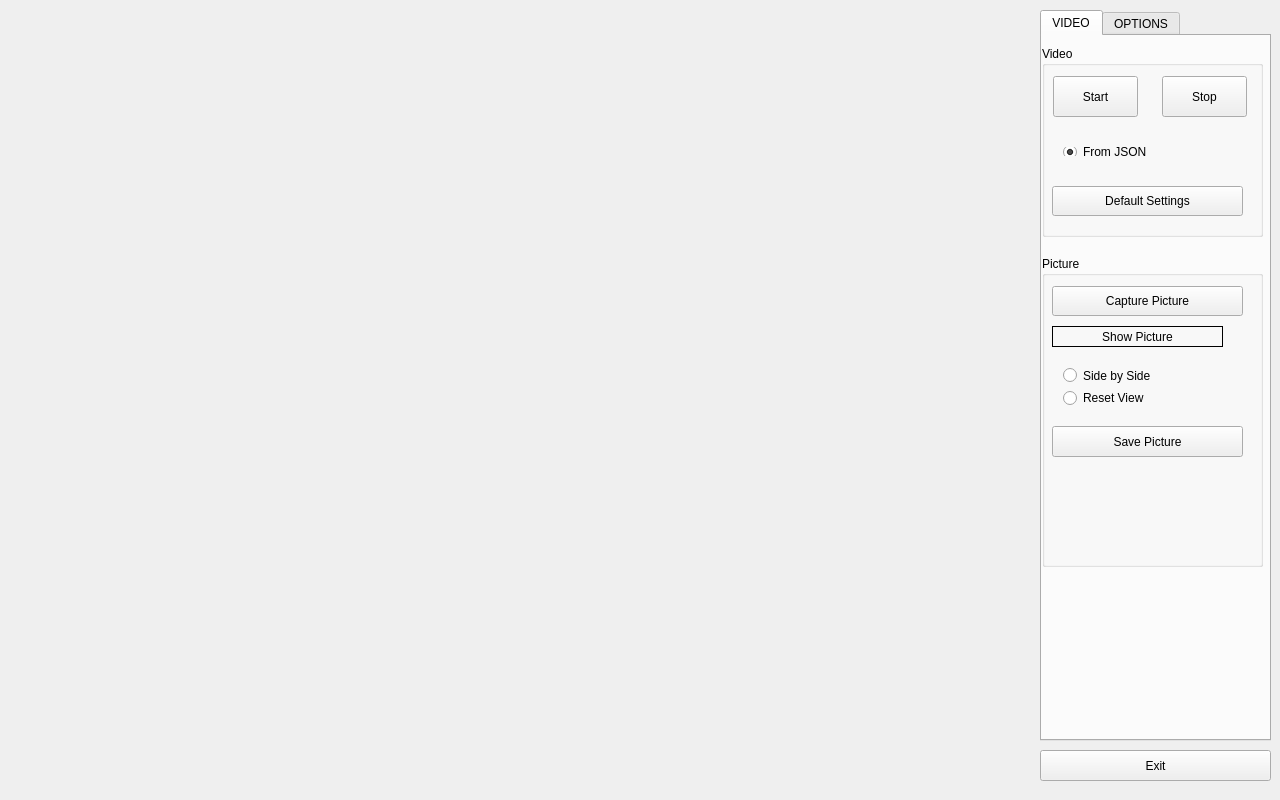
<?xml version="1.0" encoding="UTF-8"?>
<ui version="4.0">
 <class>ShowVideoCapture</class>
 <widget class="QMainWindow" name="ShowVideoCapture">
  <property name="geometry">
   <rect>
    <x>0</x>
    <y>0</y>
    <width>1280</width>
    <height>800</height>
   </rect>
  </property>
  <property name="windowTitle">
   <string>QtWidgetCamera</string>
  </property>
  <widget class="QWidget" name="centralWidget">
   <widget class="QLabel" name="inVideo">
    <property name="geometry">
     <rect>
      <x>20</x>
      <y>10</y>
      <width>1001</width>
      <height>768</height>
     </rect>
    </property>
    <property name="frameShape">
     <enum>QFrame::NoFrame</enum>
    </property>
    <property name="text">
     <string/>
    </property>
   </widget>
   <widget class="QTabWidget" name="tabWidget">
    <property name="geometry">
     <rect>
      <x>1040</x>
      <y>10</y>
      <width>231</width>
      <height>731</height>
     </rect>
    </property>
    <property name="currentIndex">
     <number>0</number>
    </property>
    <widget class="QWidget" name="tab">
     <attribute name="title">
      <string>VIDEO</string>
     </attribute>
     <widget class="QGroupBox" name="groupBox">
      <property name="geometry">
       <rect>
        <x>0</x>
        <y>220</y>
        <width>221</width>
        <height>311</height>
       </rect>
      </property>
      <property name="title">
       <string>Picture</string>
      </property>
      <widget class="QPushButton" name="ButtonCapture">
       <property name="geometry">
        <rect>
         <x>10</x>
         <y>30</y>
         <width>191</width>
         <height>30</height>
        </rect>
       </property>
       <property name="text">
        <string>Capture Picture</string>
       </property>
      </widget>
      <widget class="QLabel" name="label_picture">
       <property name="geometry">
        <rect>
         <x>10</x>
         <y>70</y>
         <width>171</width>
         <height>21</height>
        </rect>
       </property>
       <property name="frameShape">
        <enum>QFrame::Box</enum>
       </property>
       <property name="text">
        <string>Show Picture</string>
       </property>
       <property name="alignment">
        <set>Qt::AlignCenter</set>
       </property>
      </widget>
      <widget class="QWidget" name="layoutWidget">
       <property name="geometry">
        <rect>
         <x>10</x>
         <y>100</y>
         <width>171</width>
         <height>61</height>
        </rect>
       </property>
       <layout class="QVBoxLayout" name="verticalLayout_5">
        <item>
         <widget class="QRadioButton" name="radioSide2Side">
          <property name="text">
           <string>Side by Side</string>
          </property>
         </widget>
        </item>
        <item>
         <widget class="QRadioButton" name="radioResetView">
          <property name="text">
           <string>Reset View</string>
          </property>
         </widget>
        </item>
       </layout>
      </widget>
      <widget class="QPushButton" name="ButtonSavePicture">
       <property name="geometry">
        <rect>
         <x>10</x>
         <y>170</y>
         <width>191</width>
         <height>31</height>
        </rect>
       </property>
       <property name="text">
        <string>Save Picture</string>
       </property>
      </widget>
     </widget>
     <widget class="QGroupBox" name="groupBox_2">
      <property name="geometry">
       <rect>
        <x>0</x>
        <y>10</y>
        <width>221</width>
        <height>191</height>
       </rect>
      </property>
      <property name="title">
       <string>Video</string>
      </property>
      <widget class="QPushButton" name="ButtonDefaultJSON">
       <property name="geometry">
        <rect>
         <x>10</x>
         <y>140</y>
         <width>191</width>
         <height>30</height>
        </rect>
       </property>
       <property name="text">
        <string>Default Settings</string>
       </property>
      </widget>
      <widget class="QPushButton" name="ButtonStart">
       <property name="geometry">
        <rect>
         <x>11</x>
         <y>30</y>
         <width>85</width>
         <height>41</height>
        </rect>
       </property>
       <property name="text">
        <string>Start</string>
       </property>
      </widget>
      <widget class="QWidget" name="layoutWidget_2">
       <property name="geometry">
        <rect>
         <x>10</x>
         <y>90</y>
         <width>171</width>
         <height>31</height>
        </rect>
       </property>
       <layout class="QVBoxLayout" name="verticalLayout">
        <item>
         <widget class="QRadioButton" name="radioDefault">
          <property name="text">
           <string>From JSON</string>
          </property>
          <property name="checked">
           <bool>true</bool>
          </property>
         </widget>
        </item>
       </layout>
      </widget>
      <widget class="QPushButton" name="ButtonStop">
       <property name="geometry">
        <rect>
         <x>120</x>
         <y>30</y>
         <width>85</width>
         <height>41</height>
        </rect>
       </property>
       <property name="text">
        <string>Stop</string>
       </property>
      </widget>
     </widget>
    </widget>
    <widget class="QWidget" name="tab_2">
     <attribute name="title">
      <string>OPTIONS</string>
     </attribute>
     <widget class="QWidget" name="layoutWidget">
      <property name="geometry">
       <rect>
        <x>20</x>
        <y>80</y>
        <width>124</width>
        <height>111</height>
       </rect>
      </property>
      <layout class="QVBoxLayout" name="verticalLayout_4">
       <item>
        <widget class="QRadioButton" name="radioXGA">
         <property name="text">
          <string>XGA</string>
         </property>
        </widget>
       </item>
       <item>
        <widget class="QRadioButton" name="radioHD">
         <property name="text">
          <string>HD</string>
         </property>
        </widget>
       </item>
       <item>
        <widget class="QRadioButton" name="radioFullHD">
         <property name="text">
          <string>FullHD</string>
         </property>
        </widget>
       </item>
      </layout>
     </widget>
     <widget class="QPushButton" name="ButtonSave">
      <property name="geometry">
       <rect>
        <x>20</x>
        <y>240</y>
        <width>191</width>
        <height>30</height>
       </rect>
      </property>
      <property name="text">
       <string>Save Options</string>
      </property>
     </widget>
     <widget class="QSplitter" name="splitter">
      <property name="geometry">
       <rect>
        <x>20</x>
        <y>10</y>
        <width>201</width>
        <height>54</height>
       </rect>
      </property>
      <property name="orientation">
       <enum>Qt::Horizontal</enum>
      </property>
      <widget class="QWidget" name="layoutWidget">
       <layout class="QVBoxLayout" name="verticalLayout_2">
        <item>
         <widget class="QLabel" name="Exposure_label">
          <property name="text">
           <string>Exposure</string>
          </property>
          <property name="alignment">
           <set>Qt::AlignCenter</set>
          </property>
         </widget>
        </item>
        <item>
         <widget class="QDoubleSpinBox" name="SpinBoxExposure">
          <property name="decimals">
           <number>5</number>
          </property>
          <property name="maximum">
           <double>0.010000000000000</double>
          </property>
          <property name="singleStep">
           <double>0.000050000000000</double>
          </property>
          <property name="value">
           <double>0.001850000000000</double>
          </property>
         </widget>
        </item>
       </layout>
      </widget>
      <widget class="QWidget" name="layoutWidget">
       <layout class="QVBoxLayout" name="verticalLayout_3">
        <item>
         <widget class="QLabel" name="Gain_label">
          <property name="text">
           <string>Gain</string>
          </property>
          <property name="alignment">
           <set>Qt::AlignCenter</set>
          </property>
         </widget>
        </item>
        <item>
         <widget class="QDoubleSpinBox" name="SpinBoxGain">
          <property name="decimals">
           <number>5</number>
          </property>
          <property name="maximum">
           <double>0.010000000000000</double>
          </property>
          <property name="singleStep">
           <double>0.001100000000000</double>
          </property>
          <property name="value">
           <double>0.000900000000000</double>
          </property>
         </widget>
        </item>
       </layout>
      </widget>
     </widget>
     <widget class="QLabel" name="inSlideShow">
      <property name="geometry">
       <rect>
        <x>-97</x>
        <y>307</y>
        <width>600</width>
        <height>400</height>
       </rect>
      </property>
      <property name="frameShape">
       <enum>QFrame::Box</enum>
      </property>
      <property name="text">
       <string/>
      </property>
     </widget>
     <zorder>splitter</zorder>
     <zorder>layoutWidget</zorder>
     <zorder>ButtonSave</zorder>
     <zorder>inSlideShow</zorder>
    </widget>
   </widget>
   <widget class="QPushButton" name="ButtonExit">
    <property name="geometry">
     <rect>
      <x>1040</x>
      <y>750</y>
      <width>231</width>
      <height>31</height>
     </rect>
    </property>
    <property name="text">
     <string>Exit</string>
    </property>
   </widget>
   <widget class="QLabel" name="inPicture">
    <property name="geometry">
     <rect>
      <x>520</x>
      <y>235</y>
      <width>480</width>
      <height>320</height>
     </rect>
    </property>
    <property name="text">
     <string/>
    </property>
   </widget>
  </widget>
 </widget>
 <layoutdefault spacing="6" margin="11"/>
 <resources/>
 <connections/>
</ui>
